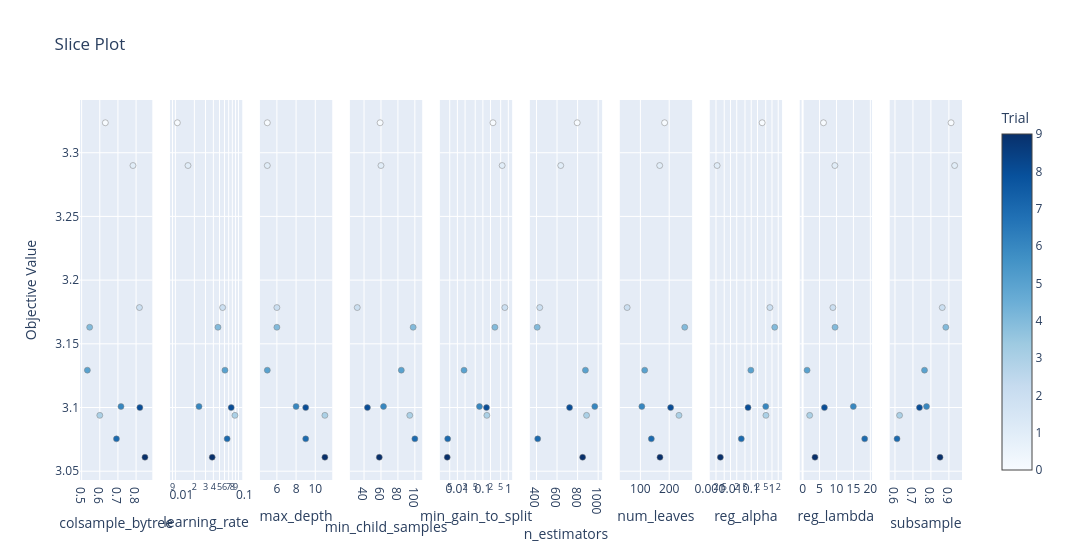

Notebook cell for this chart:
### Code cell
fig_slice.show()

### Figure 1 — Plotly figure (JSON) as saved in the notebook; plotly's stock layout.template omitted (floating-point values rounded to 4 significant figures)
{"data": [{"marker": {"color": [0, 1, 2, 3, 4, 5, 6, 7, 8, 9], "colorbar": {"title": {"text": "Trial"}, "x": 1, "xpad": 40}, "colorscale": [[0, "rgb(247,251,255)"], [0.125, "rgb(222,235,247)"], [0.25, "rgb(198,219,239)"], [0.375, "rgb(158,202,225)"], [0.5, "rgb(107,174,214)"], [0.625, "rgb(66,146,198)"], [0.75, "rgb(33,113,181)"], [0.875, "rgb(8,81,156)"], [1, "rgb(8,48,107)"]], "line": {"color": "Grey", "width": 0.5}, "showscale": true}, "mode": "markers", "name": "Feasible Trial", "showlegend": false, "type": "scatter", "x": [0.6306, 0.7829, 0.8185, 0.6001, 0.5443, 0.5316, 0.7168, 0.6918, 0.8207, 0.8489], "xaxis": "x", "y": [3.324, 3.29, 3.178, 3.094, 3.163, 3.129, 3.101, 3.075, 3.1, 3.061], "yaxis": "y"}, {"marker": {"color": [0, 1, 2, 3, 4, 5, 6, 7, 8, 9], "colorbar": {"title": {"text": "Trial"}, "x": 1, "xpad": 40}, "colorscale": [[0, "rgb(247,251,255)"], [0.125, "rgb(222,235,247)"], [0.25, "rgb(198,219,239)"], [0.375, "rgb(158,202,225)"], [0.5, "rgb(107,174,214)"], [0.625, "rgb(66,146,198)"], [0.75, "rgb(33,113,181)"], [0.875, "rgb(8,81,156)"], [1, "rgb(8,48,107)"]], "line": {"color": "Grey", "width": 0.5}, "showscale": false}, "mode": "markers", "name": "Feasible Trial", "showlegend": false, "type": "scatter", "x": [0.01073, 0.01584, 0.05611, 0.0879, 0.04733, 0.0611, 0.02369, 0.06615, 0.07675, 0.03835], "xaxis": "x2", "y": [3.324, 3.29, 3.178, 3.094, 3.163, 3.129, 3.101, 3.075, 3.1, 3.061], "yaxis": "y2"}, {"marker": {"color": [0, 1, 2, 3, 4, 5, 6, 7, 8, 9], "colorbar": {"title": {"text": "Trial"}, "x": 1, "xpad": 40}, "colorscale": [[0, "rgb(247,251,255)"], [0.125, "rgb(222,235,247)"], [0.25, "rgb(198,219,239)"], [0.375, "rgb(158,202,225)"], [0.5, "rgb(107,174,214)"], [0.625, "rgb(66,146,198)"], [0.75, "rgb(33,113,181)"], [0.875, "rgb(8,81,156)"], [1, "rgb(8,48,107)"]], "line": {"color": "Grey", "width": 0.5}, "showscale": false}, "mode": "markers", "name": "Feasible Trial", "showlegend": false, "type": "scatter", "x": [5, 5, 6, 11, 6, 5, 8, 9, 9, 11], "xaxis": "x3", "y": [3.324, 3.29, 3.178, 3.094, 3.163, 3.129, 3.101, 3.075, 3.1, 3.061], "yaxis": "y3"}, {"marker": {"color": [0, 1, 2, 3, 4, 5, 6, 7, 8, 9], "colorbar": {"title": {"text": "Trial"}, "x": 1, "xpad": 40}, "colorscale": [[0, "rgb(247,251,255)"], [0.125, "rgb(222,235,247)"], [0.25, "rgb(198,219,239)"], [0.375, "rgb(158,202,225)"], [0.5, "rgb(107,174,214)"], [0.625, "rgb(66,146,198)"], [0.75, "rgb(33,113,181)"], [0.875, "rgb(8,81,156)"], [1, "rgb(8,48,107)"]], "line": {"color": "Grey", "width": 0.5}, "showscale": false}, "mode": "markers", "name": "Feasible Trial", "showlegend": false, "type": "scatter", "x": [59, 60, 32, 94, 98, 84, 63, 100, 44, 58], "xaxis": "x4", "y": [3.324, 3.29, 3.178, 3.094, 3.163, 3.129, 3.101, 3.075, 3.1, 3.061], "yaxis": "y4"}, {"marker": {"color": [0, 1, 2, 3, 4, 5, 6, 7, 8, 9], "colorbar": {"title": {"text": "Trial"}, "x": 1, "xpad": 40}, "colorscale": [[0, "rgb(247,251,255)"], [0.125, "rgb(222,235,247)"], [0.25, "rgb(198,219,239)"], [0.375, "rgb(158,202,225)"], [0.5, "rgb(107,174,214)"], [0.625, "rgb(66,146,198)"], [0.75, "rgb(33,113,181)"], [0.875, "rgb(8,81,156)"], [1, "rgb(8,48,107)"]], "line": {"color": "Grey", "width": 0.5}, "showscale": false}, "mode": "markers", "name": "Feasible Trial", "showlegend": false, "type": "scatter", "x": [0.2492, 0.5715, 0.7263, 0.1433, 0.2966, 0.01822, 0.07348, 0.00416, 0.1385, 0.003988], "xaxis": "x5", "y": [3.324, 3.29, 3.178, 3.094, 3.163, 3.129, 3.101, 3.075, 3.1, 3.061], "yaxis": "y5"}, {"marker": {"color": [0, 1, 2, 3, 4, 5, 6, 7, 8, 9], "colorbar": {"title": {"text": "Trial"}, "x": 1, "xpad": 40}, "colorscale": [[0, "rgb(247,251,255)"], [0.125, "rgb(222,235,247)"], [0.25, "rgb(198,219,239)"], [0.375, "rgb(158,202,225)"], [0.5, "rgb(107,174,214)"], [0.625, "rgb(66,146,198)"], [0.75, "rgb(33,113,181)"], [0.875, "rgb(8,81,156)"], [1, "rgb(8,48,107)"]], "line": {"color": "Grey", "width": 0.5}, "showscale": false}, "mode": "markers", "name": "Feasible Trial", "showlegend": false, "type": "scatter", "x": [796, 636, 432, 887, 407, 876, 967, 412, 722, 849], "xaxis": "x6", "y": [3.324, 3.29, 3.178, 3.094, 3.163, 3.129, 3.101, 3.075, 3.1, 3.061], "yaxis": "y6"}, {"marker": {"color": [0, 1, 2, 3, 4, 5, 6, 7, 8, 9], "colorbar": {"title": {"text": "Trial"}, "x": 1, "xpad": 40}, "colorscale": [[0, "rgb(247,251,255)"], [0.125, "rgb(222,235,247)"], [0.25, "rgb(198,219,239)"], [0.375, "rgb(158,202,225)"], [0.5, "rgb(107,174,214)"], [0.625, "rgb(66,146,198)"], [0.75, "rgb(33,113,181)"], [0.875, "rgb(8,81,156)"], [1, "rgb(8,48,107)"]], "line": {"color": "Grey", "width": 0.5}, "showscale": false}, "mode": "markers", "name": "Feasible Trial", "showlegend": false, "type": "scatter", "x": [184, 167, 54, 234, 254, 115, 105, 138, 205, 168], "xaxis": "x7", "y": [3.324, 3.29, 3.178, 3.094, 3.163, 3.129, 3.101, 3.075, 3.1, 3.061], "yaxis": "y7"}, {"marker": {"color": [0, 1, 2, 3, 4, 5, 6, 7, 8, 9], "colorbar": {"title": {"text": "Trial"}, "x": 1, "xpad": 40}, "colorscale": [[0, "rgb(247,251,255)"], [0.125, "rgb(222,235,247)"], [0.25, "rgb(198,219,239)"], [0.375, "rgb(158,202,225)"], [0.5, "rgb(107,174,214)"], [0.625, "rgb(66,146,198)"], [0.75, "rgb(33,113,181)"], [0.875, "rgb(8,81,156)"], [1, "rgb(8,48,107)"]], "line": {"color": "Grey", "width": 0.5}, "showscale": false}, "mode": "markers", "name": "Feasible Trial", "showlegend": false, "type": "scatter", "x": [0.3361, 0.002265, 0.7942, 0.5102, 1.352, 0.09582, 0.5, 0.0332, 0.0701, 0.003247], "xaxis": "x8", "y": [3.324, 3.29, 3.178, 3.094, 3.163, 3.129, 3.101, 3.075, 3.1, 3.061], "yaxis": "y8"}, {"marker": {"color": [0, 1, 2, 3, 4, 5, 6, 7, 8, 9], "colorbar": {"title": {"text": "Trial"}, "x": 1, "xpad": 40}, "colorscale": [[0, "rgb(247,251,255)"], [0.125, "rgb(222,235,247)"], [0.25, "rgb(198,219,239)"], [0.375, "rgb(158,202,225)"], [0.5, "rgb(107,174,214)"], [0.625, "rgb(66,146,198)"], [0.75, "rgb(33,113,181)"], [0.875, "rgb(8,81,156)"], [1, "rgb(8,48,107)"]], "line": {"color": "Grey", "width": 0.5}, "showscale": false}, "mode": "markers", "name": "Feasible Trial", "showlegend": false, "type": "scatter", "x": [6.159, 9.533, 8.939, 2.078, 9.577, 1.312, 14.98, 18.33, 6.434, 3.643], "xaxis": "x9", "y": [3.324, 3.29, 3.178, 3.094, 3.163, 3.129, 3.101, 3.075, 3.1, 3.061], "yaxis": "y9"}, {"marker": {"color": [0, 1, 2, 3, 4, 5, 6, 7, 8, 9], "colorbar": {"title": {"text": "Trial"}, "x": 1, "xpad": 40}, "colorscale": [[0, "rgb(247,251,255)"], [0.125, "rgb(222,235,247)"], [0.25, "rgb(198,219,239)"], [0.375, "rgb(158,202,225)"], [0.5, "rgb(107,174,214)"], [0.625, "rgb(66,146,198)"], [0.75, "rgb(33,113,181)"], [0.875, "rgb(8,81,156)"], [1, "rgb(8,48,107)"]], "line": {"color": "Grey", "width": 0.5}, "showscale": false}, "mode": "markers", "name": "Feasible Trial", "showlegend": false, "type": "scatter", "x": [0.9121, 0.932, 0.8631, 0.6256, 0.883, 0.7644, 0.7756, 0.6115, 0.7363, 0.8508], "xaxis": "x10", "y": [3.324, 3.29, 3.178, 3.094, 3.163, 3.129, 3.101, 3.075, 3.1, 3.061], "yaxis": "y10"}], "layout": {"title": {"text": "Slice Plot"}, "width": 3000, "xaxis": {"anchor": "y", "domain": [0, 0.082], "title": {"text": "colsample_bytree"}}, "xaxis10": {"anchor": "y10", "domain": [0.918, 1.0], "title": {"text": "subsample"}}, "xaxis2": {"anchor": "y2", "domain": [0.102, 0.184], "title": {"text": "learning_rate"}, "type": "log"}, "xaxis3": {"anchor": "y3", "domain": [0.204, 0.286], "title": {"text": "max_depth"}}, "xaxis4": {"anchor": "y4", "domain": [0.306, 0.388], "title": {"text": "min_child_samples"}}, "xaxis5": {"anchor": "y5", "domain": [0.408, 0.49], "title": {"text": "min_gain_to_split"}, "type": "log"}, "xaxis6": {"anchor": "y6", "domain": [0.51, 0.592], "title": {"text": "n_estimators"}}, "xaxis7": {"anchor": "y7", "domain": [0.612, 0.694], "title": {"text": "num_leaves"}}, "xaxis8": {"anchor": "y8", "domain": [0.714, 0.796], "title": {"text": "reg_alpha"}, "type": "log"}, "xaxis9": {"anchor": "y9", "domain": [0.816, 0.898], "title": {"text": "reg_lambda"}}, "yaxis": {"anchor": "x", "domain": [0, 1], "title": {"text": "Objective Value"}}, "yaxis10": {"anchor": "x10", "domain": [0, 1], "matches": "y", "showticklabels": false}, "yaxis2": {"anchor": "x2", "domain": [0, 1], "matches": "y", "showticklabels": false}, "yaxis3": {"anchor": "x3", "domain": [0, 1], "matches": "y", "showticklabels": false}, "yaxis4": {"anchor": "x4", "domain": [0, 1], "matches": "y", "showticklabels": false}, "yaxis5": {"anchor": "x5", "domain": [0, 1], "matches": "y", "showticklabels": false}, "yaxis6": {"anchor": "x6", "domain": [0, 1], "matches": "y", "showticklabels": false}, "yaxis7": {"anchor": "x7", "domain": [0, 1], "matches": "y", "showticklabels": false}, "yaxis8": {"anchor": "x8", "domain": [0, 1], "matches": "y", "showticklabels": false}, "yaxis9": {"anchor": "x9", "domain": [0, 1], "matches": "y", "showticklabels": false}}}
